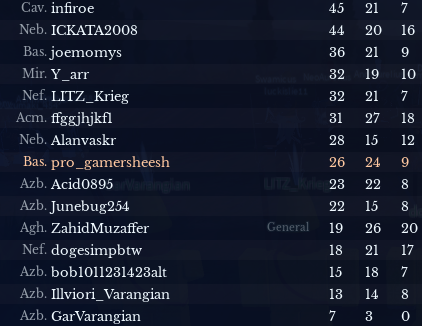
#> input picture Pictures/2023April9.png, 422 x 326 px, found by its file name
$ python -i read_board.py   (imports and definitions only)
#> lines starting #> are read from the running program, lines starting #| are printed output that depends on the picture; after the words box and inside, x2 and y2 are one past the last pixel; in counts of white or black regions, pixels touching at a corner belong together
from PIL import Image, ImageEnhance, ImageFilter
import cv2
import pytesseract
import numpy
import math
import glob
import os.path
import configparser


#Creating the object of configparser
config_data = configparser.ConfigParser()


#Reading data
# [1 line not run here, left out]

#Getting Image Data
folder_path = './Pictures'


def stack_effects_and_combine(image, colour_1_bounds, colour_2_bounds, blur):
    part_colour_1 = mask_produce(image, colour_1_bounds, False, 0)

    part_colour_2 = mask_produce(image, colour_2_bounds, False, blur)

    #part_colour_2.show()

    combined_part = Image.blend(part_colour_1, part_colour_2, 0.4)
    enhancer = ImageEnhance.Contrast(combined_part)
    final_output = enhancer.enhance(3)
    return final_output

def mask_produce(image, colour_bounds, sharpen, blur):

    #Turning into a numpy array and removing the alpha channel
    image_data = numpy.asarray(image)
    image_data = image_data[:, :, :3]

    #Creating colour mask and blurring
    mask = cv2.inRange(image_data, colour_bounds[0], colour_bounds[1])  # modify your thresholds
    inv_mask = cv2.bitwise_not(mask)
    inv_mask = cv2.GaussianBlur(inv_mask, (5, 5), 1)

    if blur:
        inv_mask = cv2.blur(inv_mask, (5,5), blur)

    if sharpen == True:
        # Create the sharpening kernel
        kernel = numpy.array([[-1, -1, -1], [-1, 9, -1], [-1, -1, -1]])
        # Apply the sharpening kernel to the image using filter2D
        inv_mask = cv2.filter2D(inv_mask, -1, kernel)

    transf_img = Image.fromarray(numpy.uint8(inv_mask)).convert('RGB')

    return transf_img


def parse_scoreboard(image_name):

#> called with image_name = 'Pictures/2023April9.png'
    if image_name == "": #Grabs the most recent file inside the folder ./Pictures of the specified image type
        file_type = r'*.' + config_data["IMAGE"]["ImageType"]
        files = glob.glob(os.path.join(folder_path, file_type))
        most_recent_pic = max(files, key=os.path.getctime)
        raw_image = Image.open(most_recent_pic)

    else:
        raw_image = Image.open(folder_path + "/" + image_name)
#> raw_image is the input picture: PIL image 422x326 RGBA; mean R, G, B, A 23.1, 29.1, 45.9, 255

    #Creating separate configurations for detecting the numbers and names
    #name_config_1 = r'--dpi 500 --oem 0 --psm 6 -c tessedit_char_whitelist="ABCDEFGHIJKLMNOPQRSTUVWXYZabcdefghijklmnopqrstuvwxyz1234567890_. "'
    #name_config_2 = r'--dpi 500 --oem 1 --psm 6 -c tessedit_char_whitelist="ABCDEFGHIJKLMNOPQRSTUVWXYZabcdefghijklmnopqrstuvwxyz1234567890_. "'
    #name_config_3 = r'--dpi 500 --oem 2 --psm 6 -c tessedit_char_whitelist="ABCDEFGHIJKLMNOPQRSTUVWXYZabcdefghijklmnopqrstuvwxyz1234567890_. "'
    name_config_4 = r'--dpi 500 --oem 3 --psm 6 -c tessedit_char_whitelist="ABCDEFGHIJKLMNOPQRSTUVWXYZabcdefghijklmnopqrstuvwxyz1234567890_. "'

    #num_config_1 = r'--dpi 500 --oem 0 --psm 6 -c tessedit_char_whitelist="1234567890 "'
    #num_config_2 = r'--dpi 500 --oem 1 --psm 6 -c tessedit_char_whitelist="1234567890 "'
    #num_config_3 = r'--dpi 500 --oem 2 --psm 6 -c tessedit_char_whitelist="1234567890 "'
    num_config_4 = r'--dpi 500 --oem 3 --psm 6 -c tessedit_char_whitelist="1234567890 "'

    #Determining the bounds of the colourscape
    white_bounds = [numpy.array([200, 200, 200]), numpy.array([256, 256, 256])]
    red_bounds = [numpy.array([60, 0, 60]), numpy.array([256, 85, 180])]


    #Create a contrast enhancer
    enhancer = ImageEnhance.Contrast(raw_image)

    # Increase the contrast
    enhanced_img = enhancer.enhance(3)

    # Increase the size of the image for better recognition
    width, height = enhanced_img.size
#> width = 422; height = 326
    new_width = math.floor(2 * width)
#> new_width = 844
    new_height = math.floor(2 * height)
#> new_height = 652
    scaled_enhanced_img = enhanced_img.resize((new_width, new_height))
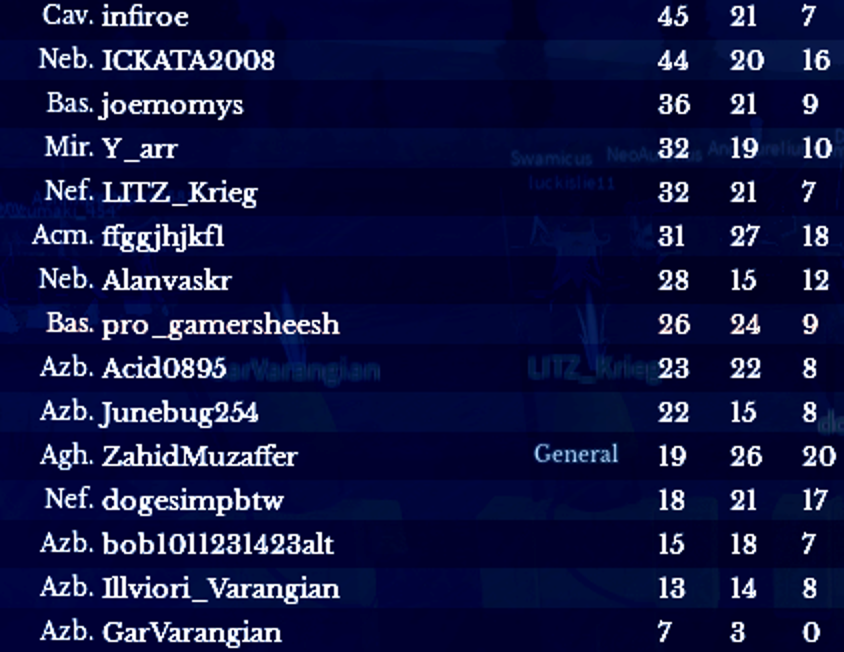
#> scaled_enhanced_img: PIL image 844x652 RGBA; mean R, G, B, A 17.3, 21, 65.8, 255

    #scaled_enhanced_img.show()


    #Cropping out the right side of the image
    left_part = scaled_enhanced_img.crop((0, 0, new_width * 0.6, new_height))
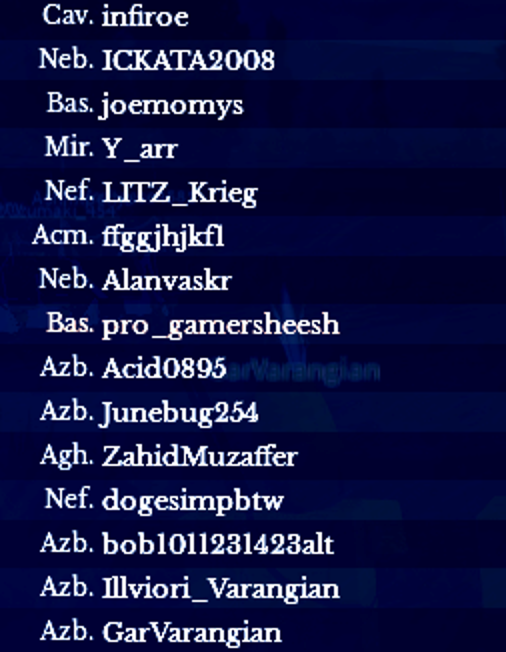
#> left_part: PIL image 506x652 RGBA; mean R, G, B, A 20.1, 23.2, 69.5, 255
    left_part_white = mask_produce(left_part, white_bounds, False, 0.9)
#> in mask_produce, `mask = cv2.inRange(image_data, colour_bounds[0], colour_bounds[1])`:
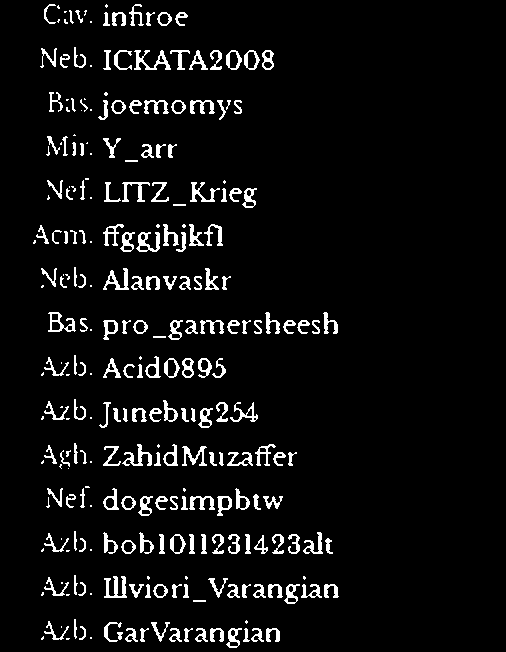
#> mask: shape (652, 506); 5.8% white in thin lines or dots, all inside (x1, y1, x2, y2) = (33, 4, 339, 648)
    #left_part_white.show()

    #Mergine the red and white masked versions of the left side
    left_part = stack_effects_and_combine(left_part, white_bounds, red_bounds, 0)
#> call 3 of mask_produce, with sharpen = False, blur = 0
#> in mask_produce (call 3), `mask = cv2.inRange(image_data, colour_bounds[0], colour_bounds[1])`:
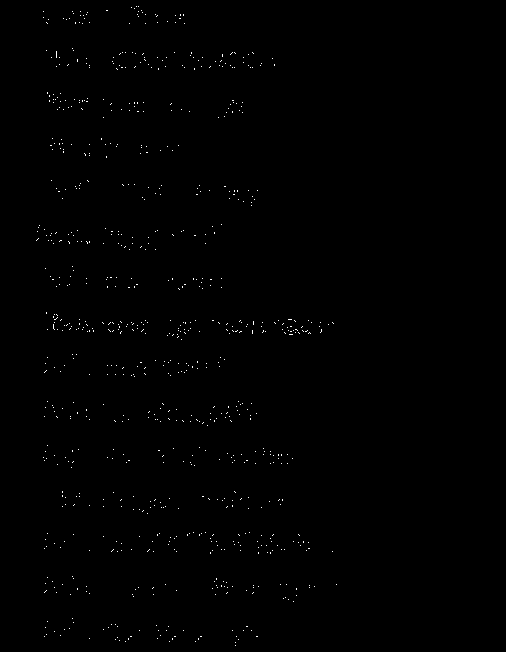
#> mask: shape (652, 506); 0.33% white in thin lines or dots, all inside (x1, y1, x2, y2) = (36, 6, 337, 646)
#> in mask_produce (call 3), `inv_mask = cv2.GaussianBlur(inv_mask, (5, 5), 1)`:
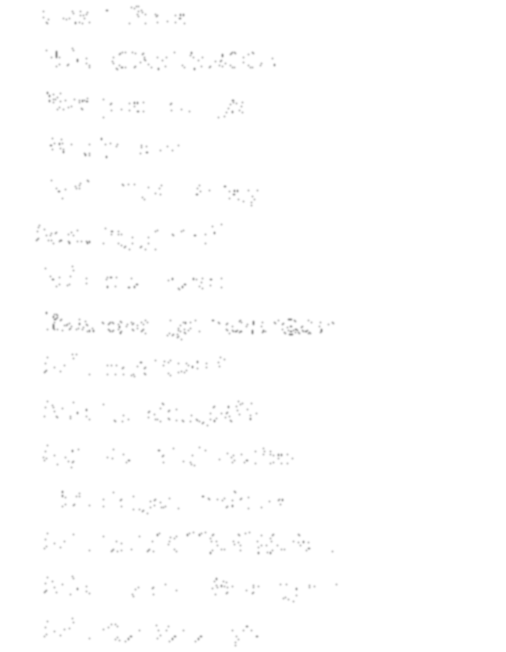
#> inv_mask: shape (652, 506); min 151, max 255, mean 254.2
#> in stack_effects_and_combine, `combined_part = Image.blend(part_colour_1, part_colour_2, 0.4)`:
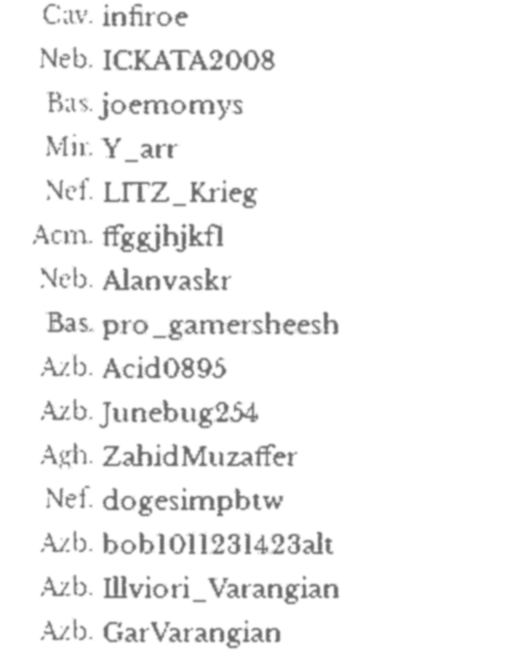
#> combined_part: PIL image 506x652 RGB; min 102, max 255, mean 245.6
#> in stack_effects_and_combine, `final_output = enhancer.enhance(3)`:
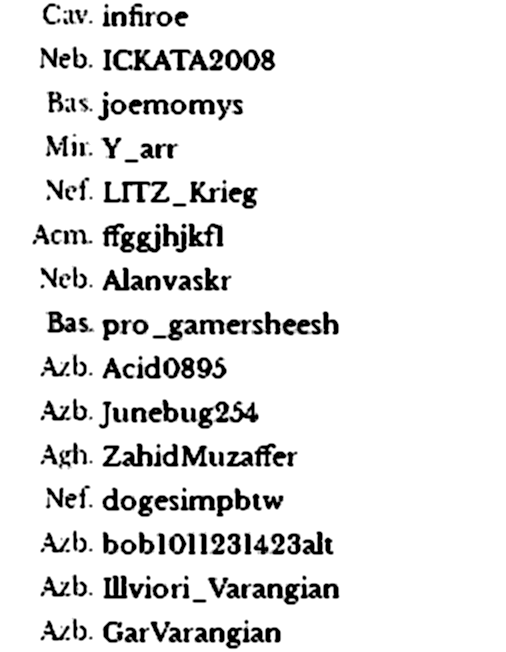
#> final_output: PIL image 506x652 RGB; min 0, max 255, mean 233.5
    left_part.show()

    #Extracting the string of names
#> (the run stopped early here; a loop or call above may not have finished)
